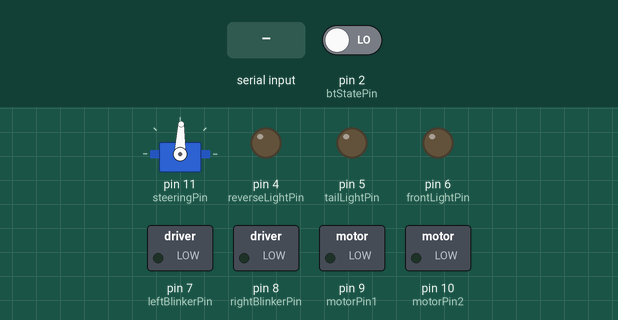
A sketch run on a simulated Arduino Uno, built with avr-gcc and run on an emulated ATmega328P. On the bench: servo, switched loads named in the sketch (green lamp = pin HIGH), output pins drawn as LEDs (lit = HIGH). Dashed ring = blinking. The test bench sets the inputs (shaded band); at power-on: pin 2 (btStatePin) LOW.

Above: at 1.2 s.
1.3 s: pin 2 (btStatePin) driven HIGH
At 2.3 s:
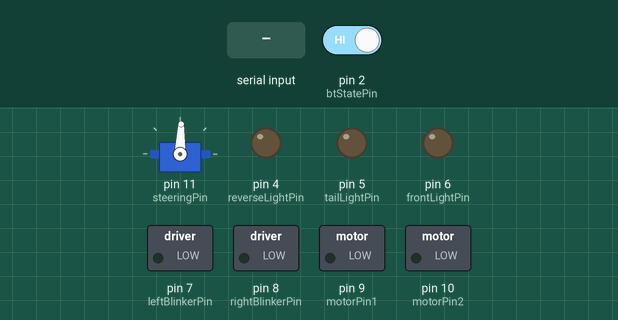
2.8 s: "L\n" received over Serial
At 3.9 s:
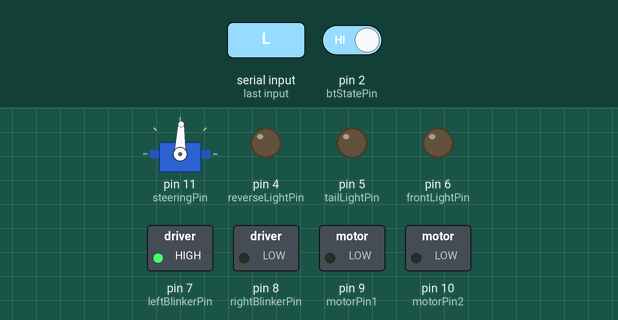
5.8 s: "LX\n" received over Serial
At 6.75 s:
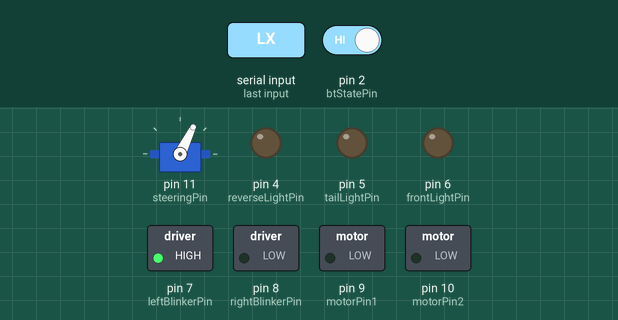
8.8 s: "r\n" received over Serial
At 9.75 s:
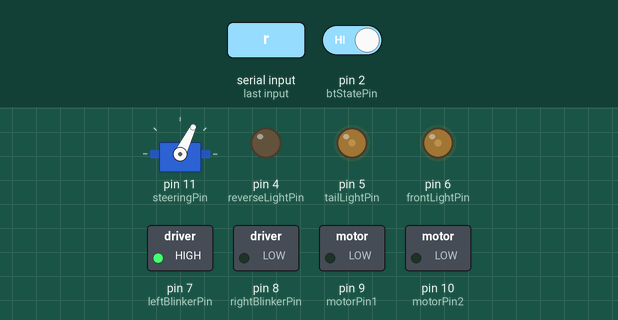
11.8 s: pin 2 (btStatePin) driven LOW
At 12.75 s:
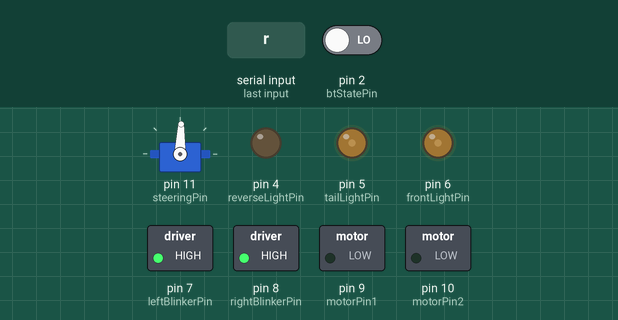
Timing chart, 0 to 15.8 s (numbered marks = the images above; inputs shaded):
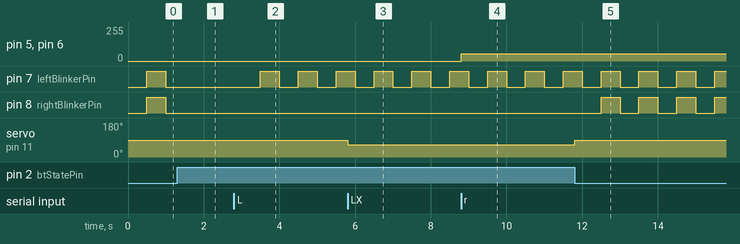

Measured:
- after the input at 1.3 s, pin 7 (leftBlinkerPin), pin 8 (rightBlinkerPin): stays LOW (without the input it goes to HIGH after 0.20 s)
- after the input at 2.8 s, pin 7 (leftBlinkerPin): alternates HIGH for 0.50 s and LOW for 0.50 s, starting after 0.70 s
- after the input at 5.8 s, servo on pin 11 (steeringPin): 88° → 64° at once
- after the input at 8.8 s, pin 5 (tailLightPin), pin 6 (frontLightPin): 0/255 → 55/255 at once
- after the input at 11.8 s, pin 8 (rightBlinkerPin): alternates HIGH for 0.50 s and LOW for 0.50 s, starting after 0.70 s; servo on pin 11 (steeringPin): 64° → 88° at once

The sketch:

RC-Car.ino
```cpp
#include <TimerOne.h>     // Motor PWM Timer1 Pin9 Pin10
#include <ServoTimer2.h>  // Servo Timer2 Pin3 Pin11

#define steeringPin 11
#define motorPin2 10
#define motorPin1 9
#define rightBlinkerPin 8
#define leftBlinkerPin 7
#define frontLightPin 6
#define tailLightPin 5
#define reverseLightPin 4
#define btStatePin 2
#define lightSensorPin A0

const unsigned int accelRate = 8;           // höher -> stärkere Beschleunigung
const unsigned int decelRateConst = 16;     // geringer -> stärkeres Bremsen

const byte MAX_LEN = 8;                     // BT-Input Arraylänge (max Anzahl Zeichen pro Befehl)
const unsigned int brakeLightTrigger = 5;   // Bremswert ab dem Bremslicht an geht
const unsigned int blinkInterval = 500;     // Blinkergeschwindigkeit (millis)
const unsigned int speedInterval = 20;      // Geschwindgkeit Updateperiodenzeit (millis)

// Bluetoothverbindung
bool btState = false;
bool lastBtState = false;
bool firstCycleAfterConnect = false;

// Bluetoothinput
char input[MAX_LEN];
byte idx = 0;

ServoTimer2 servo;

bool forward = true;        // Fahrtrichtung
bool lowBeam = false;       // Abblendlicht
bool highBeam = false;      // Fernlicht
bool flash = false;         // Lichthupe
bool autoLight = false;     // automatisches Abblendlicht
bool leftBlinker = false;   // linker Blinker
bool rightBlinker = false;  // rechter Blinker
bool blinker = false;       // Hilfsvariable für Blinkermethode

int brakeVal = 0;       // LT-Wert
int targetSpeed = 0;    // RT-Wert
int steeringVal = 127;  // LX-Wert
int decelRate = 0;      // Entschleunigungswert
int currentSpeed = 0;   // tatsächliche Motorgeschwindigkeit

int lightSensorVal;

unsigned long now; // = millis()
unsigned long lastSpeedUpdate;
unsigned long lastBlinkUpdate;

void setup() {
  Serial.begin(9600);
  pinMode(steeringPin, OUTPUT);
  pinMode(motorPin2, OUTPUT);
  pinMode(motorPin1, OUTPUT);
  pinMode(rightBlinkerPin, OUTPUT);
  pinMode(leftBlinkerPin, OUTPUT);
  pinMode(frontLightPin, OUTPUT);
  pinMode(tailLightPin, OUTPUT);
  pinMode(reverseLightPin, OUTPUT);
  pinMode(btStatePin, INPUT);

  servo.attach(steeringPin);
  servo.write(1450); // links = 1200; mitte = 1450; rechts = 1700 (microseconds)

  Timer1.initialize(50); // 50 microseconds -> 20 kHz Motor-PWM
  Timer1.pwm(motorPin2, 0);
  Timer1.pwm(motorPin1, 0);
}

void loop() {
  now = millis();
  btState = digitalRead(btStatePin);

  // Bei BT-Verbindungsaufbau Warnblinker aus
  if (firstCycleAfterConnect) {
    leftBlinker = false;
    rightBlinker = false;
    firstCycleAfterConnect = false;
  }

  if (btState) { // Wenn BT verbunden
    if (!lastBtState) {
      firstCycleAfterConnect = true;
    }
    if (Serial.available()) {
    handleSerial();
    }
    if (now - lastSpeedUpdate >= speedInterval) {
      lastSpeedUpdate = now;
      updateSpeed();
    }
  } else { // Wenn BT nicht verbunden/abgebrochen -> anhalten + Warblinker an
    Timer1.setPwmDuty(motorPin2, 0);
    Timer1.setPwmDuty(motorPin1, 0);
    servo.write(1450);
    leftBlinker = true;
    rightBlinker = true;
    brakeVal = 0;
    targetSpeed = 0;
    currentSpeed = 0;
    steeringVal = 127;
  }

  // Blinker aktualisieren
  if (now - lastBlinkUpdate >= blinkInterval) {
    lastBlinkUpdate = now;
    updateBlinker();
  }

  // automatisches Abblendlicht steuern
  if (autoLight) {
    updateLight();
  }

  lastBtState = btState;
}

// BT-Inputs in Commands umwandeln
void handleSerial() {
  char c = Serial.read();
  if (c == '\n') {
    input[idx] = '\0'; // Array -> C-String
    processCommand(input);
    idx = 0;
  } else {
    if (idx < MAX_LEN-1) {
      input[idx++] = c;
    }
  }
}

// BT-Commands verarabeiten
void processCommand(const char* cmd) {
  if (strncmp(cmd, "LT", 2) == 0) { // cmd = "LTxx" = Bremse
    processLT(cmd);
    return;
  }

  if (strncmp(cmd, "RT", 2) == 0) { // cmd = "RTxx" = Gas
    processRT(cmd);
    return;
  }

  if (strncmp(cmd, "LX", 2) == 0) { // cmd = "LXxx" = Lenkung
    processLX(cmd);
    return;
  }

  if (strlen(cmd) == 1) { // cmd = "x" = digitale Buttons
    char btn = cmd[0];
    switch (btn) {
      case 'A': break; // unbelegt
      case 'B': break; // unbelegt
      case 'X': processX(); break; // Lichthupe an (X-Knopf)
      case 'Z': processZ(); break; // Lichthupe aus (X-Knopf loslassen)
      case 'Y': processY(); break; // Fahrtrichtung (Y-Knopf)
      case 'u': processu(); break; // Fernlicht (Steuerkreuz oben)
      case 'r': processr(); break; // Abblendlicht (Steuerkreuz rechts)
      case 'd': processd(); break; // Warnblinker (Steuerkreuz unten)
      case 'l': processl(); break; // Abblendlichtautomatik (Steuerkreuz links)
      case 'L': processL(); break; // Blinker links (linker Schulterknopf)
      case 'R': processR(); break; // Blinker rechts (rechter Schulterknopf)
    }
  }
  return;
}

void processLT(const char* cmd) {
  brakeVal = strtol(cmd+2, NULL, 16); // Bremswert: 00-FF -> 0-255

  if (brakeVal >= brakeLightTrigger) {
    digitalWrite(tailLightPin, HIGH);
  } else if (lowBeam) {
    analogWrite(tailLightPin, 55);
  } else {
    digitalWrite(tailLightPin, LOW);
  }
  return;
}

void processRT(const char* cmd) {
  targetSpeed = strtol(cmd+2, NULL, 16); // Gaswert: 00-FF -> 0-255
  return;
}

void processLX(const char* cmd) {
  steeringVal = strtol(cmd+2, NULL, 16); // Lenkwert: 00-FF -> 0-255

  int steeringMicroSec = map(steeringVal, 0, 255, 1200, 1700); // 0-255 -> 1200-1700
  servo.write(steeringMicroSec);
  return;
}

void processX() {
  flash = true;

  digitalWrite(frontLightPin, HIGH);
  return;
}

void processZ() {
  flash = false;

  if (!highBeam) {
    if (lowBeam) {
      analogWrite(frontLightPin, 55);
    } else {
      digitalWrite(frontLightPin, 0);
    }
  }
  return;
}

void processY() {
  if (currentSpeed == 0) {
    forward = !forward;
  }

  if (forward) {
    digitalWrite(reverseLightPin, LOW);
  } else {
    digitalWrite(reverseLightPin, HIGH);
  }
  return;
}

void processu() {
  highBeam = !highBeam;

  if (!autoLight && lowBeam) {
    if (highBeam) {
      digitalWrite(frontLightPin, HIGH);
    } else {
      analogWrite(frontLightPin, 55);
    }
  }
  return;
}

void processr() {
  lowBeam = !lowBeam;

  if (!autoLight) {
    if (lowBeam) {
      if (highBeam) {
        digitalWrite(frontLightPin, HIGH);
      } else {
        analogWrite(frontLightPin, 55);
      }
      if (brakeVal >= brakeLightTrigger) {
        digitalWrite(tailLightPin, HIGH);
      } else {
        analogWrite(tailLightPin, 55);
      }
    } else {
      digitalWrite(frontLightPin, LOW);
      if (brakeVal >= brakeLightTrigger) {
        digitalWrite(tailLightPin, HIGH);
      } else {
        digitalWrite(tailLightPin, LOW);
      }
    }
  }
  return;
}

void processd() {
  if (leftBlinker && rightBlinker) {
    leftBlinker = false;
    rightBlinker = false;
  } else {
    leftBlinker = true;
    rightBlinker = true;
  }
  return;
}

void processl() {
  autoLight = !autoLight;

  processr();

  return;
}

void processL() {
  if (!(leftBlinker && rightBlinker)) {
    rightBlinker = false;
    leftBlinker = !leftBlinker;
  }
  return;
}

void processR() {
  if (!(leftBlinker && rightBlinker)) {
    leftBlinker = false;
    rightBlinker = !rightBlinker;
  }
  return;
}

void updateSpeed() {
  decelRate = max((brakeVal/decelRateConst), 1);

  if (currentSpeed < targetSpeed) {
    currentSpeed = min(currentSpeed + accelRate, targetSpeed); // beschleunigen
  } else if (currentSpeed > targetSpeed) {
    currentSpeed = max(currentSpeed - decelRate, targetSpeed); // entschleunigen
  }

  int duty = currentSpeed*4; // 0-255 -> 0-1020 (Timer1 erwartet 0 - 1023)

  // Motor ansprechen
  if (forward) {
    Timer1.setPwmDuty(motorPin2, 0);
    Timer1.setPwmDuty(motorPin1, duty);
  } else {
    Timer1.setPwmDuty(motorPin1, 0);
    Timer1.setPwmDuty(motorPin2, duty);
  }
  return;
}

void updateBlinker() {
  blinker = !blinker; // wechselt im Blinkerintervall

  // linker Blinker aktualisieren
  if (leftBlinker && blinker) {
    digitalWrite(leftBlinkerPin, HIGH);
  } else {
    digitalWrite(leftBlinkerPin, LOW);
  }

  // rechter Blinker aktualisieren
  if (rightBlinker && blinker) {
    digitalWrite(rightBlinkerPin, HIGH);
  } else {
    digitalWrite(rightBlinkerPin, LOW);
  }
  return;
}

void updateLight() {
  lightSensorVal = analogRead(lightSensorPin);

  if (lightSensorVal < 768) { // wenn Umgebung dunkel
    if (highBeam || flash) {
      digitalWrite(frontLightPin, HIGH);
    } else {
      analogWrite(frontLightPin, 55);
    }
    if (brakeVal >= brakeLightTrigger) {
      digitalWrite(tailLightPin, HIGH);
    } else {
      analogWrite(tailLightPin, 55);
    }
  } else { // wenn Umgebung hell
    if (!flash) {
      digitalWrite(frontLightPin, LOW);
    }
    if (brakeVal >= brakeLightTrigger) {
      digitalWrite(tailLightPin, HIGH);
    } else {
      digitalWrite(tailLightPin, LOW);
    }
  }
  return;
}
```
